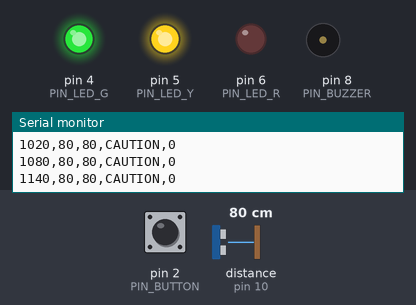
A sketch run on a simulated Arduino Uno, built with avr-gcc and run on an emulated ATmega328P. Shown: output pins drawn as LEDs (lit = HIGH), buzzer (waves = sounding), the last lines printed to the serial monitor. Wiring (from diagram.json): ultrasonic range finder: trigger pin 9; echo pin 10. The test bench sets the inputs (shaded band); at power-on: distance to the obstacle (sensor on pin 10) 80 cm, pin 2 (PIN_BUTTON) HIGH. The echo pulse lasts 58.3 µs per cm; pins used as bus, display or sensor lines are not drawn.

Above: at 1.2 s.
1.3 s: distance to the obstacle (sensor on pin 10) set to 54 cm
At 1.86 s:
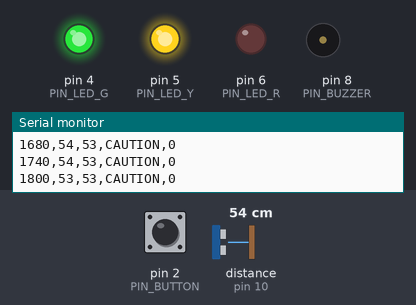
4.3 s: distance to the obstacle (sensor on pin 10) set to 47 cm
At 4.87 s:
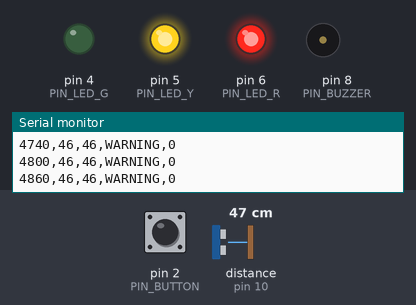
7.3 s: distance to the obstacle (sensor on pin 10) set to 23 cm
10.3 s: distance to the obstacle (sensor on pin 10) set to 20 cm
At 11.6 s:
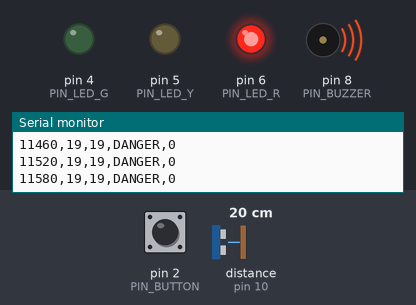
11.9 s: pin 2 (PIN_BUTTON) pulled LOW for 0.15 s
At 12.3 s:
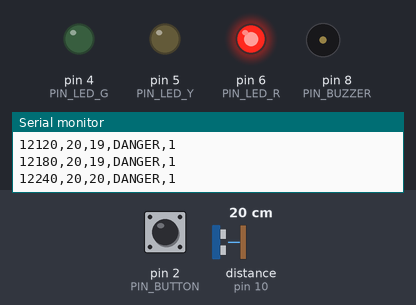
13.5 s: distance to the obstacle (sensor on pin 10) set to 30 cm
At 14.6 s:
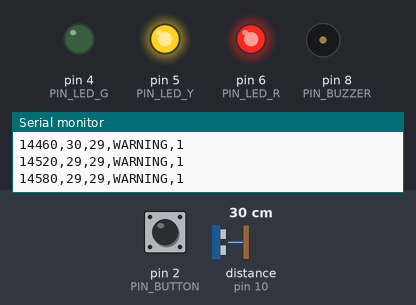
Timing chart, 0 to 16.1 s (numbered marks = the images above; inputs shaded):
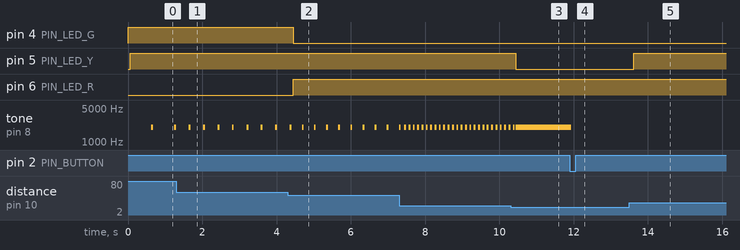

Measured:
- the behaviour switches between 52 and 51 cm on distance to the obstacle (sensor on pin 10) (found by bisection; images 1 and 2)
- the behaviour switches between 26 and 27 cm on distance to the obstacle (sensor on pin 10) (found by bisection; images 4 and 5)
- after the input at 1.3 s, tone on pin 8 (PIN_BUZZER): alternates 2000 Hz for 0.05 s and silent for 0.34 s, starting after 0.34 s
- after the input at 4.3 s, pin 4 (PIN_LED_G): HIGH → LOW after 0.14 s; pin 6 (PIN_LED_R): LOW → HIGH after 0.14 s
- after the input at 7.3 s, tone on pin 8 (PIN_BUZZER): alternates 2000 Hz for 0.05 s and silent for 0.07 s, starting after 0.14 s
- after the input at 10.3 s, pin 5 (PIN_LED_Y): HIGH → LOW after 0.14 s
- after the input at 11.9 s, tone on pin 8 (PIN_BUZZER): 2000 Hz → silent at once
- after the input at 13.5 s, pin 5 (PIN_LED_Y): LOW → HIGH after 0.12 s

The sketch:

parking_assist.ino
```cpp
// parking_assist.ino
// Ultrasonic parking assist / collision warning system for Arduino Uno.
//
// - HC-SR04 distance sensing with a 5-sample median filter
// - 4-zone state machine (CLEAR / CAUTION / WARNING / DANGER) with hysteresis
// - LED bar + buzzer whose beep rate rises as the obstacle gets closer
// - Debounced mute button (auto-unmutes once the path is clear again)
// - Fully non-blocking main loop based on millis(), no delay()
// - CSV telemetry over serial for plotting / logging

#include "distance_logic.h"

// ---------------- Pin map ----------------
const uint8_t PIN_TRIG   = 9;
const uint8_t PIN_ECHO   = 10;
const uint8_t PIN_LED_G  = 4;
const uint8_t PIN_LED_Y  = 5;
const uint8_t PIN_LED_R  = 6;
const uint8_t PIN_BUZZER = 8;
const uint8_t PIN_BUTTON = 2;  // to GND, uses INPUT_PULLUP

// ---------------- Tuning ----------------
const pa::Thresholds THRESH = {
  /*caution_cm=*/100,
  /*warning_cm=*/50,
  /*danger_cm=*/20,
  /*hysteresis_cm=*/5
};
const uint16_t MEASURE_PERIOD_MS = 60;    // HC-SR04 datasheet: >= 60 ms between pings
const uint32_t ECHO_TIMEOUT_US   = 25000; // ~4.3 m max range
const uint16_t BEEP_ON_MS        = 50;
const uint16_t BUZZER_FREQ_HZ    = 2000;
const uint16_t DEBOUNCE_MS       = 30;

// ---------------- State ----------------
pa::MedianFilter5 filter;
pa::Zone zone = pa::ZONE_CLEAR;
uint16_t filteredCm = pa::MAX_RANGE_CM;
bool muted = false;

uint32_t lastMeasureMs = 0;
uint32_t lastBeepStartMs = 0;
bool buzzerOn = false;

bool buttonStable = HIGH;
bool buttonLastRead = HIGH;
uint32_t buttonChangedMs = 0;

// ---------------- Sensor ----------------
uint32_t readEchoUs() {
  digitalWrite(PIN_TRIG, LOW);
  delayMicroseconds(2);
  digitalWrite(PIN_TRIG, HIGH);  // 10 us trigger pulse
  delayMicroseconds(10);
  digitalWrite(PIN_TRIG, LOW);
  return pulseIn(PIN_ECHO, HIGH, ECHO_TIMEOUT_US);
}

// ---------------- Outputs ----------------
void updateLeds(pa::Zone z) {
  digitalWrite(PIN_LED_G, z == pa::ZONE_CLEAR || z == pa::ZONE_CAUTION);
  digitalWrite(PIN_LED_Y, z == pa::ZONE_CAUTION || z == pa::ZONE_WARNING);
  digitalWrite(PIN_LED_R, z == pa::ZONE_WARNING || z == pa::ZONE_DANGER);
}

void setBuzzer(bool on) {
  if (on == buzzerOn) return;
  buzzerOn = on;
  if (on) tone(PIN_BUZZER, BUZZER_FREQ_HZ);
  else noTone(PIN_BUZZER);
}

void updateBuzzer(uint32_t now) {
  pa::BuzzerPattern p = pa::buzzerPattern(filteredCm, zone, THRESH);
  if (muted || !p.enabled) { setBuzzer(false); return; }
  if (p.continuous)        { setBuzzer(true);  return; }

  uint32_t elapsed = now - lastBeepStartMs;  // unsigned math survives millis() rollover
  if (elapsed >= p.period_ms) {
    lastBeepStartMs = now;
    elapsed = 0;
  }
  uint16_t onTime = BEEP_ON_MS < p.period_ms / 2 ? BEEP_ON_MS : p.period_ms / 2;
  setBuzzer(elapsed < onTime);
}

// ---------------- Input ----------------
void updateButton(uint32_t now) {
  bool reading = digitalRead(PIN_BUTTON);
  if (reading != buttonLastRead) {
    buttonLastRead = reading;
    buttonChangedMs = now;
  }
  if (now - buttonChangedMs >= DEBOUNCE_MS && reading != buttonStable) {
    buttonStable = reading;
    if (buttonStable == LOW) {  // pressed
      muted = !muted;
      Serial.print(F("# mute=")); Serial.println(muted);
    }
  }
}

// ---------------- Main ----------------
void setup() {
  pinMode(PIN_TRIG, OUTPUT);
  pinMode(PIN_ECHO, INPUT);
  pinMode(PIN_LED_G, OUTPUT);
  pinMode(PIN_LED_Y, OUTPUT);
  pinMode(PIN_LED_R, OUTPUT);
  pinMode(PIN_BUZZER, OUTPUT);
  pinMode(PIN_BUTTON, INPUT_PULLUP);

  Serial.begin(115200);
  Serial.println(F("# Parking assist ready"));
  Serial.println(F("ms,raw_cm,filtered_cm,zone,muted"));
  updateLeds(zone);
}

void loop() {
  uint32_t now = millis();
  updateButton(now);

  if (now - lastMeasureMs >= MEASURE_PERIOD_MS) {
    lastMeasureMs = now;

    uint16_t rawCm = pa::echoToCm(readEchoUs());
    filter.push(rawCm);
    filteredCm = filter.value();

    pa::Zone next = pa::classify(filteredCm, zone, THRESH);
    if (next != zone) {
      zone = next;
      updateLeds(zone);
      if (zone == pa::ZONE_CLEAR) muted = false;  // safety: re-arm alarm when clear
    }

    Serial.print(now);        Serial.print(',');
    Serial.print(rawCm);      Serial.print(',');
    Serial.print(filteredCm); Serial.print(',');
    Serial.print(pa::zoneName(zone)); Serial.print(',');
    Serial.println(muted);
  }

  updateBuzzer(now);
}
```

distance_logic.h
```cpp
// distance_logic.h
// Hardware-independent logic for the parking assist system.
// Kept free of Arduino APIs so it can be unit-tested on a PC with g++.

#pragma once
#include <stdint.h>

namespace pa {

const uint16_t MAX_RANGE_CM = 400;  // HC-SR04 practical limit

enum Zone : uint8_t {
  ZONE_CLEAR = 0,
  ZONE_CAUTION = 1,
  ZONE_WARNING = 2,
  ZONE_DANGER = 3
};

struct Thresholds {
  uint16_t caution_cm;     // closer than this -> CAUTION
  uint16_t warning_cm;     // closer than this -> WARNING
  uint16_t danger_cm;      // closer than this -> DANGER
  uint16_t hysteresis_cm;  // extra distance needed before moving to a safer zone
};

inline const char* zoneName(Zone z) {
  switch (z) {
    case ZONE_CLEAR:   return "CLEAR";
    case ZONE_CAUTION: return "CAUTION";
    case ZONE_WARNING: return "WARNING";
    default:           return "DANGER";
  }
}

// Converts an HC-SR04 echo pulse width to centimetres.
// Sound travels ~0.0343 cm/us and the pulse covers the round trip, so cm = us / 58.
// A pulse of 0 means pulseIn() timed out (no echo): treat it as "nothing in range".
inline uint16_t echoToCm(uint32_t echo_us) {
  if (echo_us == 0) return MAX_RANGE_CM;
  uint32_t cm = echo_us / 58;
  return cm > MAX_RANGE_CM ? MAX_RANGE_CM : static_cast<uint16_t>(cm);
}

// Median of the last 5 samples. Rejects single-sample spikes that are common
// with ultrasonic sensors (stray echoes, soft surfaces) without lagging like
// a large moving average would.
class MedianFilter5 {
 public:
  void push(uint16_t v) {
    buf_[idx_] = v;
    idx_ = static_cast<uint8_t>((idx_ + 1) % N);
    if (count_ < N) count_++;
  }

  uint8_t count() const { return count_; }

  // Median of the samples seen so far (works before the buffer is full).
  uint16_t value() const {
    if (count_ == 0) return MAX_RANGE_CM;
    uint16_t tmp[N];
    for (uint8_t i = 0; i < count_; i++) tmp[i] = buf_[i];
    // Insertion sort: tiny array, no heap, predictable timing.
    for (uint8_t i = 1; i < count_; i++) {
      uint16_t key = tmp[i];
      int8_t j = static_cast<int8_t>(i - 1);
      while (j >= 0 && tmp[j] > key) {
        tmp[j + 1] = tmp[j];
        j--;
      }
      tmp[j + 1] = key;
    }
    return tmp[count_ / 2];
  }

 private:
  static const uint8_t N = 5;
  uint16_t buf_[N] = {0, 0, 0, 0, 0};
  uint8_t idx_ = 0;
  uint8_t count_ = 0;
};

// Zone for a distance with no memory of the previous state.
inline Zone rawZone(uint16_t d, const Thresholds& t) {
  if (d <= t.danger_cm) return ZONE_DANGER;
  if (d <= t.warning_cm) return ZONE_WARNING;
  if (d <= t.caution_cm) return ZONE_CAUTION;
  return ZONE_CLEAR;
}

// Zone with hysteresis: moving to a MORE severe zone happens immediately,
// moving to a SAFER zone needs the distance to clear the threshold by
// hysteresis_cm. This stops LEDs/buzzer flickering at a zone boundary.
inline Zone classify(uint16_t d, Zone prev, const Thresholds& t) {
  Zone now = rawZone(d, t);
  if (now >= prev) return now;  // same or more dangerous: react at once

  uint16_t backed_off = d > t.hysteresis_cm ? d - t.hysteresis_cm : 0;
  Zone safer = rawZone(backed_off, t);
  return safer < prev ? safer : prev;
}

struct BuzzerPattern {
  bool enabled;      // false -> silent
  bool continuous;   // true -> solid tone
  uint16_t period_ms;  // time between beep starts when not continuous
};

// Beep faster as the obstacle gets closer, like a car parking sensor.
// Period goes linearly from 800 ms at the caution threshold to 100 ms at the
// danger threshold; inside the danger zone the tone is continuous.
inline BuzzerPattern buzzerPattern(uint16_t d, Zone zone, const Thresholds& t) {
  if (zone == ZONE_CLEAR) return {false, false, 0};
  if (zone == ZONE_DANGER) return {true, true, 0};

  const uint16_t slow = 800, fast = 100;
  if (d >= t.caution_cm) return {true, false, slow};
  if (d <= t.danger_cm) return {true, false, fast};
  uint32_t span = t.caution_cm - t.danger_cm;
  uint32_t pos = d - t.danger_cm;
  uint16_t period = static_cast<uint16_t>(fast + (uint32_t)(slow - fast) * pos / span);
  return {true, false, period};
}

}  // namespace pa
```
